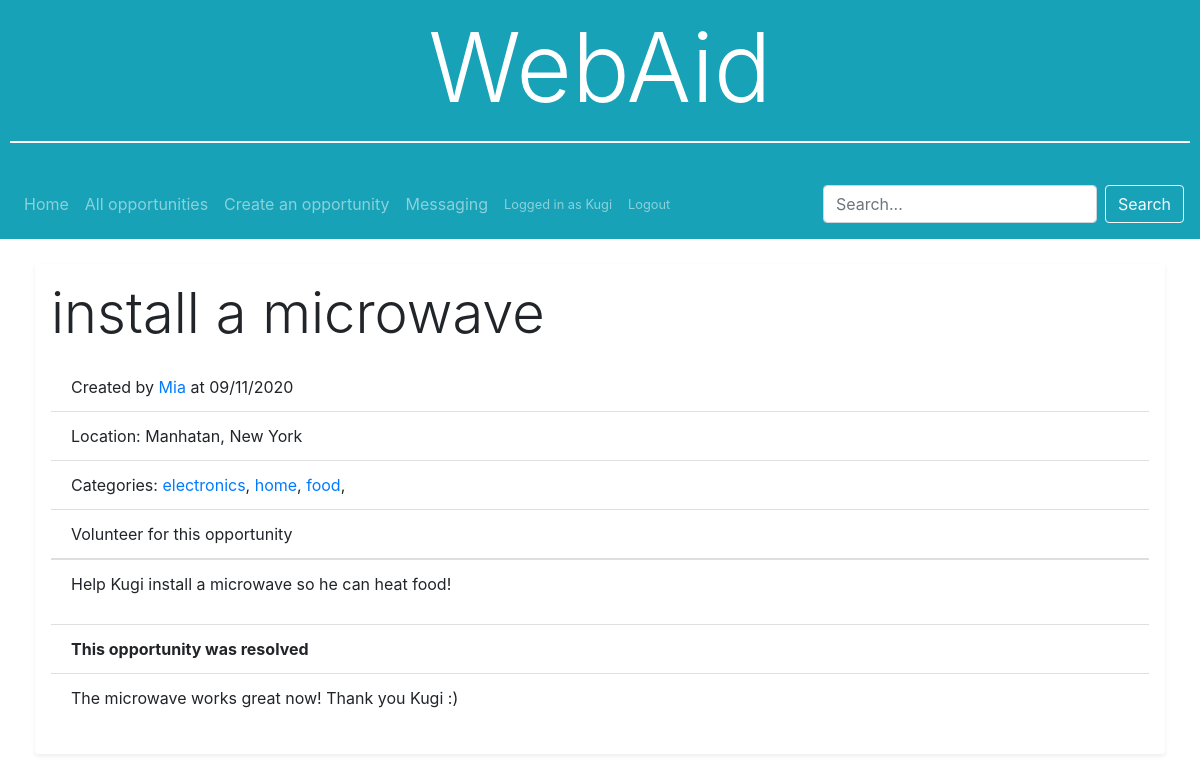
Page /opportunity/3 (signed in) on the committed database.
### WebAid/models.py (models this page shows, shortened)
class User(AbstractUser):
    skills = models.TextField()
    location = models.CharField(max_length=64)

class Opportunity(models.Model):
    title = models.CharField(max_length=64)
    description = models.TextField()
    creator = models.ForeignKey(User, on_delete=models.CASCADE, related_name='opportunities')
    location = models.CharField(max_length=64)
    categories = models.TextField() # Create categories
    creation_time = models.DateTimeField(auto_now_add=True)
    resolved = models.OneToOneField('Resolve', null=True, blank=True, on_delete=models.PROTECT, related_name='opportunity')
    class Meta:
        verbose_name_plural = "Opportunities"

class Resolve(models.Model):
    resolvers = models.ManyToManyField(User, related_name='resolved')
    summary = models.TextField(max_length=1000)

### WebAid/views.py (the view, shortened to what this page needs)
# urls.py: path('opportunity/<int:opportunity_id>', views.opportunity, name='opportunity'),
@csrf_exempt
def opportunity(request, opportunity_id):
    try:
        opp = Opportunity.objects.get(pk=opportunity_id)
    except ObjectDoesNotExist:
        return HttpResponseRedirect(reverse('opportunities'))
    opp.creation_time = opp.creation_time.strftime("%d/%m/%Y")
    categories = []
    for category in opp.categories.split(','):
        categories.append(category.strip())
        opp.categories = categories
    return render(request, 'WebAid/opportunity.html', {
        'opportunity': opp,
        'form': NewConversationForm({'subject': f'Volunteering for {opp.title}', 'users': opp.creator.username}),
        'resolve_form': ResolveOpportunityForm()
    })

### WebAid/extras/forms.py
class NewConversationForm(forms.Form):
    subject = forms.CharField(widget=forms.TextInput(attrs={'placeholder': 'Subject', 'class': 'form-control'}), max_length=64)
    users = forms.CharField(widget=forms.TextInput(attrs={'placeholder': 'Users, separated by commas', 'class': 'form-control'}), max_length=64)

class ResolveOpportunityForm(forms.Form):
    resolvers = forms.CharField(widget=forms.Textarea(attrs={'placeholder': 'The users that helped you, separated by commas', 'rows': '2', 'class': 'form-control'}), max_length=1000, required=False)
    summary = forms.CharField(widget=forms.Textarea(attrs={'placeholder': 'Summary of this opportunity', 'rows': '5', 'class': 'form-control'}), max_length=1000)

### WebAid/templates/WebAid/opportunity.html (shortened to what this page needs)
{% extends 'WebAid/layout.html' %}
{% block body %}
<div class="row">
  <div class="col box-style shadow-sm p-3">
    <p class="display-4 edit-hide">{{ opportunity.title }}</p>
    <ul class="list-group list-group-flush">
      <li class="list-group-item">Created by <a href="{% url 'user' user_id=opportunity.creator.id %}">{{ opportunity.creator }}</a> at {{ opportunity.creation_time }}</li>
      <li class="list-group-item edit-hide">Location: {{ opportunity.location }}</li>
      <li class="list-group-item edit-hide">Categories:{% for category in opportunity.categories %} <a href="../opportunities/1?category={{ category }}">{{ category }}</a>,{% endfor %}</li>
      {% if request.user.is_authenticated and request.user != opportunity.creator %}
      <a class="list-group-item list-group-item-action" id="volunteer">Volunteer for this opportunity</a>
      {% endif %}
      <li class="list-group-item opportunity edit-hide">
        <p>{{ opportunity.description }}</p>
      </li>
      {% if request.user == opportunity.creator and not opportunity.resolved %}
      <a class="list-group-item list-group-item-action" id="edit">Edit this opportunity</a>
      <a class="list-group-item list-group-item-action" id="resolve">Resolve opportunity</a>
      <form class="form" action="{% url 'opportunity' opportunity_id=opportunity.id %}" method="post" id="resolve-form">
        {% csrf_token %}
        {% for field in resolve_form %}
          <p class="form-group">
             {{ field }}
             <small class="form-text text-muted">
               {{ field.errors.as_text }}
             </small>
          </p>
       {% endfor %}
       <input type="submit" class="btn btn-info" value="Resolve"></input>
      </form>
      {% elif opportunity.resolved %}
      <li class="list-group-item font-weight-bold">This opportunity was resolved</li>
      {% if opportunity.resolved.summary %}<li class="list-group-item opportunity"><p>{{ opportunity.resolved.summary }}</p></li>{% endif %}
      {% endif %}
    </ul>
  </div>
</div>
{% endblock %}

### WebAid/templates/WebAid/layout.html (shortened to what this page needs)
{% load static %}
<!DOCTYPE html>
<html lang="en">
  <head>
    <link rel="stylesheet" href="https://stackpath.bootstrapcdn.com/bootstrap/4.4.1/css/bootstrap.min.css">
    <link rel="stylesheet" href="{% static 'WebAid/styles.css' %}">
    {% url 'index' as home_url %}
    {% url 'opportunities' as opportunities_url %}
    {% url 'create' as create_url %}
    {% url 'messaging' as messaging_url %}
    {% url 'user' user_id=request.user.id as user_url %}
    {% url 'register' as register_url %}
    {% url 'login' as login_url %}
  </head>
  <body>
    <header class="container-fluid bg-info header">
      <a href="{% url 'index' %}"><p class="display-1">WebAid</p></a>
      <hr>
    </header>
    <nav class="navbar navbar-expand-lg navbar-dark bg-info">
      <ul class="navbar-nav mr-auto d-flex align-items-center">
        <li class="nav-item{% ifequal request.path home_url %} active{% endifequal %}"><a href="{% url 'index' %}" class="nav-link">Home</a></li>
        <li class="nav-item{% ifequal request.path opportunities_url %} active{% endifequal %}"><a href="{% url 'opportunities' %}" class="nav-link">All opportunities</a></li>
        {% if request.user.is_authenticated %}
        <li class="nav-item{% ifequal request.path create_url %} active{% endifequal %}"><a href="{% url 'create' %}" class="nav-link">Create an opportunity</a></li>
        <li class="nav-item{% ifequal request.path messaging_url %} active{% endifequal %}"><a href="{% url 'messaging' %}" class="nav-link">Messaging</a></li>
        <li class="nav-item small{% ifequal request.path user_url %} active{% endifequal %}"><a href="{% url 'user' user_id=request.user.id %}" class="nav-link">Logged in as {{ request.user }}</a></li>
        <li class="nav-item small"><a href="{% url 'logout' %}" class="nav-link">Logout</a></li>
        {% else %}
        <li class="nav-item small{% ifequal request.path register_url %} active{% endifequal %}"><a href="{% url 'register' %}" class="nav-link">Register</a></li>
        <li class="nav-item small{% ifequal request.path login_url %} active{% endifequal %}"><a href="{% url 'login' %}" class="nav-link">Login</a></li>
        {% endif %}
      </ul>
      <form class="form-inline" action="{% url 'search' %}" method="post">
        <input class="form-control mr-sm-2" type="search" placeholder="Search..." name="search">
        <button class="btn btn-outline-light my-2 my-sm-2 search-button" type="submit">Search</button>
      </form>
    </nav>
    <div class="container">
      {% block body %}
      {% endblock %}
    </div>
  </body>
</html>

### WebAid/static/WebAid/styles.css (style rules this page uses)
.header { margin-bottom: 0; padding: 10px; text-align: center; color: white; }
.header a { text-decoration: none; color: white; }
.header hr { border-top: solid 2px white; }
nav.navbar { position: sticky; z-index: 10; top: 0; }
.container { margin-top: 20px; }
.box-style { margin: 5px; border-radius: 3px; }
.opportunity p { white-space: pre-wrap; }

### rows in the picture
User: user "Kugi"
Opportunity: title "install a microwave", creator "Mia", creation_time "09/11/2020", location "Manhatan, New York", description "Help Kugi install a microwave so he can heat food!", resolved.summary "The microwave works great now! Thank you Kugi :)"

### other values in the picture
{{ category }} "electronics" "home" "food"
